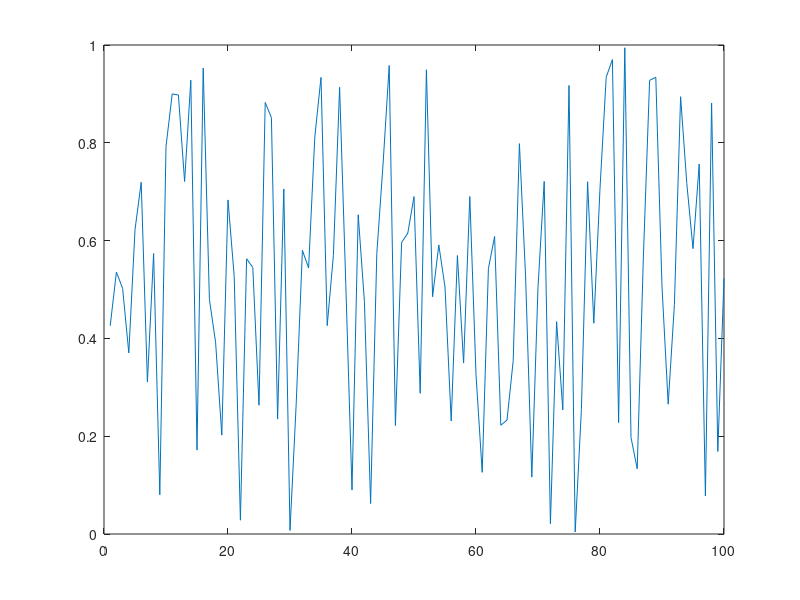

Recreate this plot in MATLAB.
% a simple matlab script that will do some
% interesting things, once I have decided
%
% ds 2020-02-28

x = rand(100,1);

figure
plot(x)